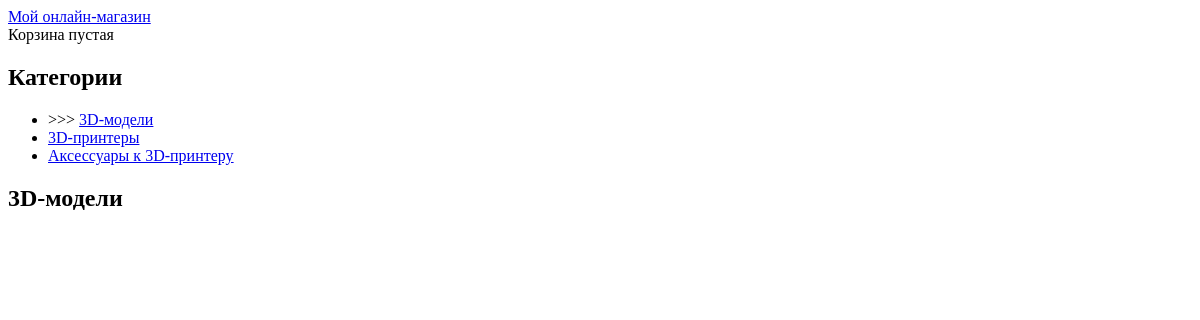
Before: /catalog/3d-modely/ with the older database file.
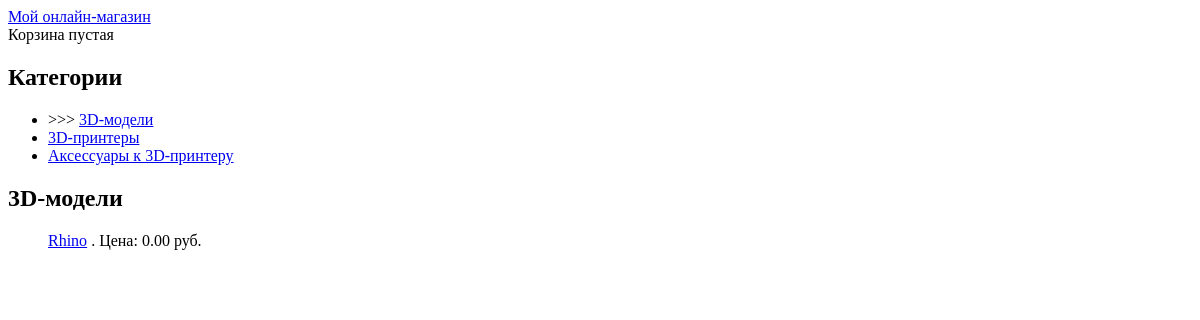
After: the same page with the newer database file.
### catalog/models.py (models this page shows, shortened)
class Catalog(models.Model):
    class Meta():
        db_table = 'category'
        verbose_name_plural = "Категории"
        verbose_name = "Категория"
    name = models.CharField(max_length=50, unique=True, db_index=True, verbose_name="Категория")
    parent = models.ForeignKey('self', blank=True, null=True, related_name='children',db_index=True, verbose_name = u'Родительский класс')
    slug = models.SlugField(max_length=200, unique=True, db_index=True, db_column='slug')
    def get_absolute_url(self):
        return reverse('catalog:CategoryList', args=[self.slug])

class Products(models.Model):
    db_table = 'products_id'
    name = models.CharField(max_length=100,unique=True,verbose_name="Название")
    price = models.DecimalField(max_digits=10, decimal_places=2, verbose_name='Цена')
    description = models.TextField(blank=True, verbose_name='Описание')
    vendor_code = models.CharField(max_length=6, unique=True, verbose_name='Артикул')
    category = models.ForeignKey(Catalog, verbose_name='Раздел',related_name='+')
    slug = models.SlugField(max_length=200, unique=True, db_index=True)
    available = models.BooleanField(default=False, verbose_name="В наличии")
    image = models.ImageField(blank=True, verbose_name="Изображение товара")
    class Meta():
        db_table = 'products' # меняет название таблицы в БД
        verbose_name_plural = "Товары"
        verbose_name = "Товар"
        ordering = ['name']
        index_together = [['id', 'slug']]
    def get_absolute_url(self):
        cur_obj = self.category_id
        out_obj = Catalog.objects.all()
        for x in out_obj:
            if x.id == cur_obj:
                category_slug = x.slug
        return reverse('catalog:ProductPage', args=[category_slug, self.slug])

### catalog/views.py (the view)
# urls.py: url(r'^(?P<category_slug>[-\w]+)/$', views.category_list, name='CategoryList'),
def category_list(request, category_slug=None):
    category = None
    categories = Catalog.objects.all()
    products = Products.objects.filter(available=True)
    if category_slug:
        category = get_object_or_404(Catalog, slug=category_slug)
        products = products.filter(category=category)
    return render(request, 'catalog/category.html', {
            'category': category,
            'categories': categories,
            'products': products,
    })

### cart/cart.py (called while the page is built)
    def __len__(self):
        return sum(item['quantity'] for item in self.cart.values())

### cart/context_processors.py (called while the page is built)
def cart(request):
    return {'cart': Cart(request)}

### templates/catalog/category.html (shortened to what this page needs)
{% extends 'catalog/base.html' %}
{% block content %}
    <div id="sidebar" class="col-sm-3">
    <h2>Категории</h2>
    <ul>
        {% for cat in categories %}
                <li> {% if category.slug == cat.slug %} >>> {% endif %}
                     <a href="{{ cat.get_absolute_url }}">{{ cat.name }}</a>
                </li>
        {% endfor %}
    </ul>
    </div>
  <div id="main" class="product_list col-sm-9">
    <h2>{% if category %}{{ category.name }}{% endif %}</h2>
            {% if category %}
                {% for product in products %}
                     <div class="item col-sm-4">
                    <ul><a href="{{ product.get_absolute_url }}">{{ product.name }}</a>
                    . Цена: {{ product.price }} руб. </ul>
                {% endfor %}
          {% endif %}
    </div>
{% endblock %}

Changed rows visible on the page:
added Products: name "Rhino", price "0.00"
